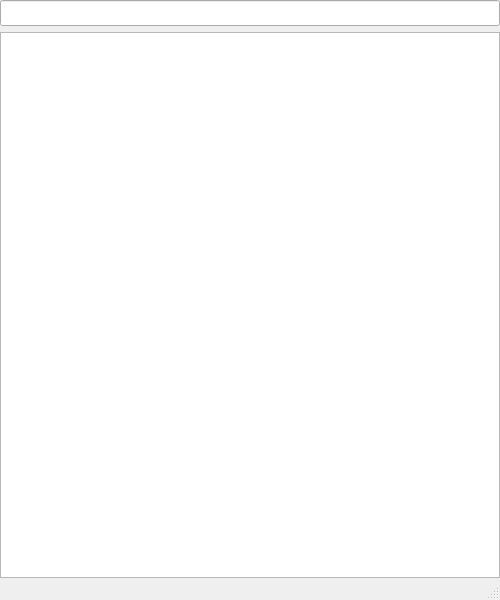
<?xml version="1.0" encoding="UTF-8"?>
<ui version="4.0">
 <class>XNote</class>
 <widget class="QMainWindow" name="XNote">
  <property name="enabled">
   <bool>true</bool>
  </property>
  <property name="geometry">
   <rect>
    <x>0</x>
    <y>0</y>
    <width>500</width>
    <height>600</height>
   </rect>
  </property>
  <property name="windowTitle">
   <string>XNote</string>
  </property>
  <property name="tabShape">
   <enum>QTabWidget::Rounded</enum>
  </property>
  <widget class="QWidget" name="centralwidget">
   <layout class="QGridLayout" name="gridLayout_2">
    <property name="leftMargin">
     <number>0</number>
    </property>
    <property name="topMargin">
     <number>0</number>
    </property>
    <property name="rightMargin">
     <number>0</number>
    </property>
    <property name="bottomMargin">
     <number>0</number>
    </property>
    <item row="0" column="0">
     <layout class="QGridLayout" name="gridLayout">
      <property name="leftMargin">
       <number>0</number>
      </property>
      <item row="0" column="0">
       <widget class="QLineEdit" name="lineEdit">
        <property name="font">
         <font>
          <family>굴림</family>
          <pointsize>10</pointsize>
         </font>
        </property>
        <property name="styleSheet">
         <string notr="true"/>
        </property>
        <property name="frame">
         <bool>true</bool>
        </property>
       </widget>
      </item>
      <item row="1" column="0">
       <widget class="QTextEdit" name="textEdit">
        <property name="font">
         <font>
          <family>굴림</family>
          <pointsize>11</pointsize>
         </font>
        </property>
        <property name="styleSheet">
         <string notr="true"/>
        </property>
        <property name="frameShape">
         <enum>QFrame::StyledPanel</enum>
        </property>
       </widget>
      </item>
     </layout>
    </item>
   </layout>
  </widget>
  <widget class="QStatusBar" name="statusbar">
   <property name="font">
    <font>
     <family>굴림</family>
     <weight>75</weight>
     <bold>true</bold>
    </font>
   </property>
  </widget>
  <action name="actionZ">
   <property name="checkable">
    <bool>false</bool>
   </property>
   <property name="text">
    <string>Z</string>
   </property>
  </action>
  <action name="actionX">
   <property name="text">
    <string>X</string>
   </property>
  </action>
  <action name="actionC">
   <property name="text">
    <string>C</string>
   </property>
  </action>
  <action name="actionZ_2">
   <property name="text">
    <string>Z</string>
   </property>
  </action>
  <action name="actionX_2">
   <property name="text">
    <string>X</string>
   </property>
  </action>
  <action name="actionC_2">
   <property name="text">
    <string>C</string>
   </property>
  </action>
  <action name="actionZ_3">
   <property name="text">
    <string>Z</string>
   </property>
  </action>
  <action name="actionX_3">
   <property name="text">
    <string>X</string>
   </property>
  </action>
  <action name="actionC_3">
   <property name="text">
    <string>C</string>
   </property>
  </action>
 </widget>
 <resources/>
 <connections/>
</ui>
